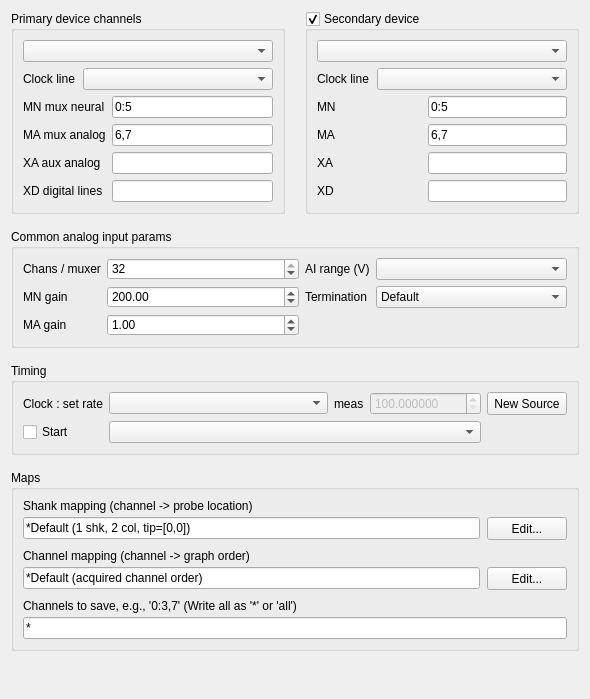
<?xml version="1.0" encoding="UTF-8"?>
<ui version="4.0">
 <class>NITab</class>
 <widget class="QWidget" name="NITab">
  <property name="geometry">
   <rect>
    <x>0</x>
    <y>0</y>
    <width>590</width>
    <height>699</height>
   </rect>
  </property>
  <property name="windowTitle">
   <string>Form</string>
  </property>
  <layout class="QGridLayout" name="gridLayout_4">
   <property name="horizontalSpacing">
    <number>20</number>
   </property>
   <property name="verticalSpacing">
    <number>15</number>
   </property>
   <item row="0" column="0">
    <widget class="QGroupBox" name="dev1GB">
     <property name="title">
      <string>Primary device channels</string>
     </property>
     <layout class="QGridLayout" name="gridLayout_2">
      <property name="verticalSpacing">
       <number>6</number>
      </property>
      <item row="3" column="0">
       <widget class="QLabel" name="ma1Label">
        <property name="sizePolicy">
         <sizepolicy hsizetype="Preferred" vsizetype="Preferred">
          <horstretch>0</horstretch>
          <verstretch>0</verstretch>
         </sizepolicy>
        </property>
        <property name="text">
         <string>MA mux analog</string>
        </property>
       </widget>
      </item>
      <item row="4" column="0">
       <widget class="QLabel" name="xa1Label">
        <property name="sizePolicy">
         <sizepolicy hsizetype="Preferred" vsizetype="Preferred">
          <horstretch>0</horstretch>
          <verstretch>0</verstretch>
         </sizepolicy>
        </property>
        <property name="text">
         <string>XA aux analog</string>
        </property>
       </widget>
      </item>
      <item row="2" column="0">
       <widget class="QLabel" name="mn1Label">
        <property name="sizePolicy">
         <sizepolicy hsizetype="Preferred" vsizetype="Preferred">
          <horstretch>0</horstretch>
          <verstretch>0</verstretch>
         </sizepolicy>
        </property>
        <property name="text">
         <string>MN mux neural</string>
        </property>
       </widget>
      </item>
      <item row="5" column="0">
       <widget class="QLabel" name="xd1Label">
        <property name="sizePolicy">
         <sizepolicy hsizetype="Preferred" vsizetype="Preferred">
          <horstretch>0</horstretch>
          <verstretch>0</verstretch>
         </sizepolicy>
        </property>
        <property name="text">
         <string>XD digital lines</string>
        </property>
       </widget>
      </item>
      <item row="2" column="1">
       <widget class="QLineEdit" name="mn1LE">
        <property name="minimumSize">
         <size>
          <width>0</width>
          <height>22</height>
         </size>
        </property>
        <property name="toolTip">
         <string>List NI-DAQ AI channels like this: '0:3,5,7,9:11'. MN channels come first, then MA, then XA. The three lists must not overlap.</string>
        </property>
        <property name="text">
         <string>0:5</string>
        </property>
       </widget>
      </item>
      <item row="3" column="1">
       <widget class="QLineEdit" name="ma1LE">
        <property name="minimumSize">
         <size>
          <width>0</width>
          <height>22</height>
         </size>
        </property>
        <property name="toolTip">
         <string>List NI-DAQ AI channels like this: '0:3,5,7,9:11'. MN channels come first, then MA, then XA. The three lists must not overlap.</string>
        </property>
        <property name="text">
         <string>6,7</string>
        </property>
       </widget>
      </item>
      <item row="4" column="1">
       <widget class="QLineEdit" name="xa1LE">
        <property name="minimumSize">
         <size>
          <width>0</width>
          <height>22</height>
         </size>
        </property>
        <property name="toolTip">
         <string>List NI-DAQ AI channels like this: '0:3,5,7,9:11'. MN channels come first, then MA, then XA. The three lists must not overlap.</string>
        </property>
        <property name="text">
         <string/>
        </property>
       </widget>
      </item>
      <item row="5" column="1">
       <widget class="QLineEdit" name="xd1LE">
        <property name="minimumSize">
         <size>
          <width>0</width>
          <height>22</height>
         </size>
        </property>
        <property name="toolTip">
         <string>List NI-DAQ DI channels like this: '0:3,5,7'</string>
        </property>
        <property name="text">
         <string/>
        </property>
       </widget>
      </item>
      <item row="0" column="0" colspan="2">
       <widget class="QComboBox" name="device1CB">
        <property name="sizePolicy">
         <sizepolicy hsizetype="Expanding" vsizetype="Fixed">
          <horstretch>0</horstretch>
          <verstretch>0</verstretch>
         </sizepolicy>
        </property>
        <property name="minimumSize">
         <size>
          <width>0</width>
          <height>22</height>
         </size>
        </property>
        <property name="toolTip">
         <string/>
        </property>
       </widget>
      </item>
      <item row="1" column="0" colspan="2">
       <layout class="QHBoxLayout" name="horizontalLayout">
        <property name="spacing">
         <number>8</number>
        </property>
        <item>
         <widget class="QLabel" name="clk1Label">
          <property name="sizePolicy">
           <sizepolicy hsizetype="Preferred" vsizetype="Preferred">
            <horstretch>0</horstretch>
            <verstretch>0</verstretch>
           </sizepolicy>
          </property>
          <property name="text">
           <string>Clock line</string>
          </property>
         </widget>
        </item>
        <item>
         <widget class="QComboBox" name="clkLine1CB">
          <property name="enabled">
           <bool>true</bool>
          </property>
          <property name="sizePolicy">
           <sizepolicy hsizetype="Expanding" vsizetype="Fixed">
            <horstretch>0</horstretch>
            <verstretch>0</verstretch>
           </sizepolicy>
          </property>
          <property name="minimumSize">
           <size>
            <width>0</width>
            <height>22</height>
           </size>
          </property>
          <property name="toolTip">
           <string/>
          </property>
          <property name="maxVisibleItems">
           <number>12</number>
          </property>
         </widget>
        </item>
       </layout>
      </item>
     </layout>
    </widget>
   </item>
   <item row="0" column="1">
    <widget class="QGroupBox" name="dev2GB">
     <property name="title">
      <string>Secondary device</string>
     </property>
     <property name="flat">
      <bool>false</bool>
     </property>
     <property name="checkable">
      <bool>true</bool>
     </property>
     <property name="checked">
      <bool>true</bool>
     </property>
     <layout class="QGridLayout" name="gridLayout_8">
      <property name="verticalSpacing">
       <number>6</number>
      </property>
      <item row="0" column="0" colspan="3">
       <widget class="QComboBox" name="device2CB">
        <property name="enabled">
         <bool>true</bool>
        </property>
        <property name="sizePolicy">
         <sizepolicy hsizetype="Expanding" vsizetype="Fixed">
          <horstretch>0</horstretch>
          <verstretch>0</verstretch>
         </sizepolicy>
        </property>
        <property name="minimumSize">
         <size>
          <width>0</width>
          <height>22</height>
         </size>
        </property>
        <property name="toolTip">
         <string/>
        </property>
       </widget>
      </item>
      <item row="1" column="0" colspan="3">
       <layout class="QHBoxLayout" name="horizontalLayout_2">
        <property name="spacing">
         <number>8</number>
        </property>
        <item>
         <widget class="QLabel" name="clk2Label">
          <property name="sizePolicy">
           <sizepolicy hsizetype="Preferred" vsizetype="Preferred">
            <horstretch>0</horstretch>
            <verstretch>0</verstretch>
           </sizepolicy>
          </property>
          <property name="text">
           <string>Clock line</string>
          </property>
         </widget>
        </item>
        <item>
         <widget class="QComboBox" name="clkLine2CB">
          <property name="enabled">
           <bool>true</bool>
          </property>
          <property name="sizePolicy">
           <sizepolicy hsizetype="Expanding" vsizetype="Fixed">
            <horstretch>0</horstretch>
            <verstretch>0</verstretch>
           </sizepolicy>
          </property>
          <property name="minimumSize">
           <size>
            <width>0</width>
            <height>22</height>
           </size>
          </property>
          <property name="toolTip">
           <string/>
          </property>
          <property name="maxVisibleItems">
           <number>12</number>
          </property>
         </widget>
        </item>
       </layout>
      </item>
      <item row="2" column="0">
       <widget class="QLabel" name="mn2Label">
        <property name="sizePolicy">
         <sizepolicy hsizetype="Preferred" vsizetype="Preferred">
          <horstretch>0</horstretch>
          <verstretch>0</verstretch>
         </sizepolicy>
        </property>
        <property name="text">
         <string>MN</string>
        </property>
       </widget>
      </item>
      <item row="2" column="1">
       <spacer name="horizontalSpacer_3">
        <property name="orientation">
         <enum>Qt::Horizontal</enum>
        </property>
        <property name="sizeType">
         <enum>QSizePolicy::Preferred</enum>
        </property>
        <property name="sizeHint" stdset="0">
         <size>
          <width>80</width>
          <height>20</height>
         </size>
        </property>
       </spacer>
      </item>
      <item row="2" column="2">
       <widget class="QLineEdit" name="mn2LE">
        <property name="minimumSize">
         <size>
          <width>0</width>
          <height>22</height>
         </size>
        </property>
        <property name="toolTip">
         <string>List NI-DAQ AI channels like this: '0:3,5,7,9:11'. MN channels come first, then MA, then XA. The three lists must not overlap.</string>
        </property>
        <property name="text">
         <string>0:5</string>
        </property>
       </widget>
      </item>
      <item row="3" column="0">
       <widget class="QLabel" name="ma2Label">
        <property name="sizePolicy">
         <sizepolicy hsizetype="Preferred" vsizetype="Preferred">
          <horstretch>0</horstretch>
          <verstretch>0</verstretch>
         </sizepolicy>
        </property>
        <property name="text">
         <string>MA</string>
        </property>
       </widget>
      </item>
      <item row="3" column="2">
       <widget class="QLineEdit" name="ma2LE">
        <property name="minimumSize">
         <size>
          <width>0</width>
          <height>22</height>
         </size>
        </property>
        <property name="toolTip">
         <string>List NI-DAQ AI channels like this: '0:3,5,7,9:11'. MN channels come first, then MA, then XA. The three lists must not overlap.</string>
        </property>
        <property name="text">
         <string>6,7</string>
        </property>
       </widget>
      </item>
      <item row="4" column="0">
       <widget class="QLabel" name="xa2Label">
        <property name="sizePolicy">
         <sizepolicy hsizetype="Preferred" vsizetype="Preferred">
          <horstretch>0</horstretch>
          <verstretch>0</verstretch>
         </sizepolicy>
        </property>
        <property name="text">
         <string>XA</string>
        </property>
       </widget>
      </item>
      <item row="4" column="2">
       <widget class="QLineEdit" name="xa2LE">
        <property name="minimumSize">
         <size>
          <width>0</width>
          <height>22</height>
         </size>
        </property>
        <property name="toolTip">
         <string>List NI-DAQ AI channels like this: '0:3,5,7,9:11'. MN channels come first, then MA, then XA. The three lists must not overlap.</string>
        </property>
        <property name="text">
         <string/>
        </property>
       </widget>
      </item>
      <item row="5" column="0">
       <widget class="QLabel" name="xd2Label">
        <property name="sizePolicy">
         <sizepolicy hsizetype="Preferred" vsizetype="Preferred">
          <horstretch>0</horstretch>
          <verstretch>0</verstretch>
         </sizepolicy>
        </property>
        <property name="text">
         <string>XD</string>
        </property>
       </widget>
      </item>
      <item row="5" column="2">
       <widget class="QLineEdit" name="xd2LE">
        <property name="minimumSize">
         <size>
          <width>0</width>
          <height>22</height>
         </size>
        </property>
        <property name="toolTip">
         <string>List NI-DAQ DI channels like this: '0:3,5,7'</string>
        </property>
        <property name="text">
         <string/>
        </property>
       </widget>
      </item>
     </layout>
    </widget>
   </item>
   <item row="1" column="0" colspan="2">
    <widget class="QGroupBox" name="SignalGB">
     <property name="title">
      <string>Common analog input params</string>
     </property>
     <layout class="QGridLayout" name="gridLayout">
      <property name="verticalSpacing">
       <number>6</number>
      </property>
      <item row="1" column="2">
       <widget class="QLabel" name="aiTerminationLabel">
        <property name="sizePolicy">
         <sizepolicy hsizetype="Preferred" vsizetype="Preferred">
          <horstretch>0</horstretch>
          <verstretch>0</verstretch>
         </sizepolicy>
        </property>
        <property name="toolTip">
         <string/>
        </property>
        <property name="text">
         <string>Termination</string>
        </property>
        <property name="alignment">
         <set>Qt::AlignLeading|Qt::AlignLeft|Qt::AlignVCenter</set>
        </property>
       </widget>
      </item>
      <item row="1" column="0">
       <widget class="QLabel" name="mnGainLabel">
        <property name="sizePolicy">
         <sizepolicy hsizetype="Preferred" vsizetype="Preferred">
          <horstretch>0</horstretch>
          <verstretch>0</verstretch>
         </sizepolicy>
        </property>
        <property name="text">
         <string>MN gain</string>
        </property>
       </widget>
      </item>
      <item row="0" column="1">
       <widget class="QSpinBox" name="muxFactorSB">
        <property name="sizePolicy">
         <sizepolicy hsizetype="MinimumExpanding" vsizetype="Fixed">
          <horstretch>0</horstretch>
          <verstretch>0</verstretch>
         </sizepolicy>
        </property>
        <property name="minimumSize">
         <size>
          <width>0</width>
          <height>22</height>
         </size>
        </property>
        <property name="minimum">
         <number>1</number>
        </property>
        <property name="maximum">
         <number>32</number>
        </property>
        <property name="value">
         <number>32</number>
        </property>
       </widget>
      </item>
      <item row="1" column="1">
       <widget class="QDoubleSpinBox" name="mnGainSB">
        <property name="sizePolicy">
         <sizepolicy hsizetype="MinimumExpanding" vsizetype="Fixed">
          <horstretch>0</horstretch>
          <verstretch>0</verstretch>
         </sizepolicy>
        </property>
        <property name="minimumSize">
         <size>
          <width>0</width>
          <height>22</height>
         </size>
        </property>
        <property name="toolTip">
         <string>The gain setting on the external amplifier.  Incoming sample voltages are divided by this value when graphing to screen.</string>
        </property>
        <property name="correctionMode">
         <enum>QAbstractSpinBox::CorrectToNearestValue</enum>
        </property>
        <property name="minimum">
         <double>0.010000000000000</double>
        </property>
        <property name="maximum">
         <double>1000000.000000000000000</double>
        </property>
        <property name="value">
         <double>200.000000000000000</double>
        </property>
       </widget>
      </item>
      <item row="2" column="1">
       <widget class="QDoubleSpinBox" name="maGainSB">
        <property name="sizePolicy">
         <sizepolicy hsizetype="MinimumExpanding" vsizetype="Fixed">
          <horstretch>0</horstretch>
          <verstretch>0</verstretch>
         </sizepolicy>
        </property>
        <property name="minimumSize">
         <size>
          <width>0</width>
          <height>22</height>
         </size>
        </property>
        <property name="toolTip">
         <string>The gain setting on the external amplifier.  Incoming sample voltages are divided by this value when graphing to screen.</string>
        </property>
        <property name="correctionMode">
         <enum>QAbstractSpinBox::CorrectToNearestValue</enum>
        </property>
        <property name="minimum">
         <double>0.010000000000000</double>
        </property>
        <property name="maximum">
         <double>1000000.000000000000000</double>
        </property>
        <property name="value">
         <double>1.000000000000000</double>
        </property>
       </widget>
      </item>
      <item row="2" column="0">
       <widget class="QLabel" name="maGainLabel">
        <property name="sizePolicy">
         <sizepolicy hsizetype="Preferred" vsizetype="Preferred">
          <horstretch>0</horstretch>
          <verstretch>0</verstretch>
         </sizepolicy>
        </property>
        <property name="text">
         <string>MA gain</string>
        </property>
       </widget>
      </item>
      <item row="0" column="2">
       <widget class="QLabel" name="aiRangeMinLabel">
        <property name="sizePolicy">
         <sizepolicy hsizetype="Preferred" vsizetype="Preferred">
          <horstretch>0</horstretch>
          <verstretch>0</verstretch>
         </sizepolicy>
        </property>
        <property name="toolTip">
         <string/>
        </property>
        <property name="text">
         <string>AI range (V)</string>
        </property>
        <property name="alignment">
         <set>Qt::AlignLeading|Qt::AlignLeft|Qt::AlignVCenter</set>
        </property>
       </widget>
      </item>
      <item row="0" column="0">
       <widget class="QLabel" name="muxFactorLabel">
        <property name="sizePolicy">
         <sizepolicy hsizetype="Preferred" vsizetype="Preferred">
          <horstretch>0</horstretch>
          <verstretch>0</verstretch>
         </sizepolicy>
        </property>
        <property name="text">
         <string>Chans / muxer</string>
        </property>
       </widget>
      </item>
      <item row="0" column="3">
       <widget class="QComboBox" name="aiRangeCB">
        <property name="sizePolicy">
         <sizepolicy hsizetype="Expanding" vsizetype="Fixed">
          <horstretch>0</horstretch>
          <verstretch>0</verstretch>
         </sizepolicy>
        </property>
        <property name="minimumSize">
         <size>
          <width>0</width>
          <height>22</height>
         </size>
        </property>
        <property name="toolTip">
         <string/>
        </property>
       </widget>
      </item>
      <item row="1" column="3">
       <widget class="QComboBox" name="aiTerminationCB">
        <property name="sizePolicy">
         <sizepolicy hsizetype="Expanding" vsizetype="Fixed">
          <horstretch>0</horstretch>
          <verstretch>0</verstretch>
         </sizepolicy>
        </property>
        <property name="minimumSize">
         <size>
          <width>0</width>
          <height>22</height>
         </size>
        </property>
        <item>
         <property name="text">
          <string>Default</string>
         </property>
        </item>
        <item>
         <property name="text">
          <string>RSE</string>
         </property>
        </item>
        <item>
         <property name="text">
          <string>NRSE</string>
         </property>
        </item>
        <item>
         <property name="text">
          <string>Differential</string>
         </property>
        </item>
        <item>
         <property name="text">
          <string>PseudoDifferential</string>
         </property>
        </item>
       </widget>
      </item>
     </layout>
    </widget>
   </item>
   <item row="2" column="0" colspan="2">
    <widget class="QGroupBox" name="timingGB">
     <property name="title">
      <string>Timing</string>
     </property>
     <layout class="QGridLayout" name="gridLayout_5" columnstretch="0,3,0,0,0">
      <item row="0" column="0">
       <widget class="QLabel" name="srateLabel">
        <property name="enabled">
         <bool>true</bool>
        </property>
        <property name="sizePolicy">
         <sizepolicy hsizetype="Preferred" vsizetype="Preferred">
          <horstretch>0</horstretch>
          <verstretch>0</verstretch>
         </sizepolicy>
        </property>
        <property name="toolTip">
         <string/>
        </property>
        <property name="text">
         <string>Clock : set rate</string>
        </property>
       </widget>
      </item>
      <item row="0" column="1">
       <widget class="QComboBox" name="clkSourceCB">
        <property name="enabled">
         <bool>true</bool>
        </property>
        <property name="sizePolicy">
         <sizepolicy hsizetype="Expanding" vsizetype="Fixed">
          <horstretch>0</horstretch>
          <verstretch>0</verstretch>
         </sizepolicy>
        </property>
        <property name="minimumSize">
         <size>
          <width>0</width>
          <height>22</height>
         </size>
        </property>
        <property name="toolTip">
         <string/>
        </property>
        <property name="maxVisibleItems">
         <number>12</number>
        </property>
       </widget>
      </item>
      <item row="0" column="2">
       <widget class="QLabel" name="label_2">
        <property name="text">
         <string>meas</string>
        </property>
       </widget>
      </item>
      <item row="0" column="3">
       <widget class="QDoubleSpinBox" name="niRateSB">
        <property name="enabled">
         <bool>false</bool>
        </property>
        <property name="sizePolicy">
         <sizepolicy hsizetype="MinimumExpanding" vsizetype="Fixed">
          <horstretch>0</horstretch>
          <verstretch>0</verstretch>
         </sizepolicy>
        </property>
        <property name="focusPolicy">
         <enum>Qt::NoFocus</enum>
        </property>
        <property name="decimals">
         <number>6</number>
        </property>
        <property name="minimum">
         <double>100.000000000000000</double>
        </property>
        <property name="maximum">
         <double>1000000.000000000000000</double>
        </property>
       </widget>
      </item>
      <item row="0" column="4">
       <widget class="QPushButton" name="newSourceBut">
        <property name="sizePolicy">
         <sizepolicy hsizetype="Preferred" vsizetype="Preferred">
          <horstretch>0</horstretch>
          <verstretch>0</verstretch>
         </sizepolicy>
        </property>
        <property name="text">
         <string>New Source</string>
        </property>
       </widget>
      </item>
      <item row="1" column="0">
       <widget class="QCheckBox" name="startEnabChk">
        <property name="sizePolicy">
         <sizepolicy hsizetype="Preferred" vsizetype="Fixed">
          <horstretch>0</horstretch>
          <verstretch>0</verstretch>
         </sizepolicy>
        </property>
        <property name="toolTip">
         <string>Whisper (any MN or MA channels) requires use of device1/port0/line0 as a start signal. Otherwise, you may optionally set a digital line high to sync with aux hardware. </string>
        </property>
        <property name="text">
         <string>Start</string>
        </property>
       </widget>
      </item>
      <item row="1" column="1" colspan="3">
       <widget class="QComboBox" name="startCB">
        <property name="sizePolicy">
         <sizepolicy hsizetype="Expanding" vsizetype="Fixed">
          <horstretch>0</horstretch>
          <verstretch>0</verstretch>
         </sizepolicy>
        </property>
        <property name="minimumSize">
         <size>
          <width>0</width>
          <height>22</height>
         </size>
        </property>
        <property name="toolTip">
         <string>If using Intans/Whisper acquisition always starts by setting device1/port0/line0 high. Otherwise, you may optionally set a digital line high to sync with aux hardware. </string>
        </property>
       </widget>
      </item>
     </layout>
    </widget>
   </item>
   <item row="3" column="0" colspan="2">
    <widget class="QGroupBox" name="mapsGB">
     <property name="title">
      <string>Maps</string>
     </property>
     <layout class="QGridLayout" name="gridLayout_7">
      <property name="verticalSpacing">
       <number>9</number>
      </property>
      <item row="0" column="0">
       <layout class="QGridLayout" name="gridLayout_3">
        <property name="horizontalSpacing">
         <number>7</number>
        </property>
        <property name="verticalSpacing">
         <number>4</number>
        </property>
        <item row="0" column="0">
         <widget class="QLabel" name="niShkMapLabel">
          <property name="text">
           <string>Shank mapping (channel -&gt; probe location)</string>
          </property>
         </widget>
        </item>
        <item row="1" column="0">
         <widget class="QLineEdit" name="niShkMapLE">
          <property name="sizePolicy">
           <sizepolicy hsizetype="MinimumExpanding" vsizetype="Fixed">
            <horstretch>0</horstretch>
            <verstretch>0</verstretch>
           </sizepolicy>
          </property>
          <property name="minimumSize">
           <size>
            <width>0</width>
            <height>22</height>
           </size>
          </property>
          <property name="text">
           <string>*Default (1 shk, 2 col, tip=[0,0])</string>
          </property>
          <property name="readOnly">
           <bool>false</bool>
          </property>
          <property name="placeholderText">
           <string/>
          </property>
         </widget>
        </item>
        <item row="1" column="1">
         <widget class="QPushButton" name="niShkMapBut">
          <property name="sizePolicy">
           <sizepolicy hsizetype="Preferred" vsizetype="Preferred">
            <horstretch>0</horstretch>
            <verstretch>0</verstretch>
           </sizepolicy>
          </property>
          <property name="minimumSize">
           <size>
            <width>0</width>
            <height>23</height>
           </size>
          </property>
          <property name="text">
           <string>Edit...</string>
          </property>
         </widget>
        </item>
       </layout>
      </item>
      <item row="1" column="0">
       <layout class="QGridLayout" name="gridLayout_6">
        <property name="horizontalSpacing">
         <number>7</number>
        </property>
        <property name="verticalSpacing">
         <number>4</number>
        </property>
        <item row="0" column="0">
         <widget class="QLabel" name="niChnMapLabel">
          <property name="text">
           <string>Channel mapping (channel -&gt; graph order)</string>
          </property>
         </widget>
        </item>
        <item row="1" column="0">
         <widget class="QLineEdit" name="niChnMapLE">
          <property name="sizePolicy">
           <sizepolicy hsizetype="MinimumExpanding" vsizetype="Fixed">
            <horstretch>0</horstretch>
            <verstretch>0</verstretch>
           </sizepolicy>
          </property>
          <property name="minimumSize">
           <size>
            <width>0</width>
            <height>22</height>
           </size>
          </property>
          <property name="text">
           <string>*Default (acquired channel order)</string>
          </property>
          <property name="readOnly">
           <bool>false</bool>
          </property>
          <property name="placeholderText">
           <string/>
          </property>
         </widget>
        </item>
        <item row="1" column="1">
         <widget class="QPushButton" name="niChnMapBut">
          <property name="sizePolicy">
           <sizepolicy hsizetype="Preferred" vsizetype="Preferred">
            <horstretch>0</horstretch>
            <verstretch>0</verstretch>
           </sizepolicy>
          </property>
          <property name="minimumSize">
           <size>
            <width>0</width>
            <height>23</height>
           </size>
          </property>
          <property name="text">
           <string>Edit...</string>
          </property>
         </widget>
        </item>
       </layout>
      </item>
      <item row="2" column="0">
       <layout class="QVBoxLayout" name="verticalLayout">
        <property name="spacing">
         <number>4</number>
        </property>
        <item>
         <widget class="QLabel" name="label">
          <property name="text">
           <string>Channels to save, e.g., '0:3,7' (Write all as '*' or 'all')</string>
          </property>
         </widget>
        </item>
        <item>
         <widget class="QLineEdit" name="niSaveChansLE">
          <property name="sizePolicy">
           <sizepolicy hsizetype="MinimumExpanding" vsizetype="Fixed">
            <horstretch>0</horstretch>
            <verstretch>0</verstretch>
           </sizepolicy>
          </property>
          <property name="minimumSize">
           <size>
            <width>0</width>
            <height>22</height>
           </size>
          </property>
          <property name="text">
           <string>*</string>
          </property>
         </widget>
        </item>
       </layout>
      </item>
     </layout>
    </widget>
   </item>
   <item row="4" column="0">
    <spacer name="verticalSpacer">
     <property name="orientation">
      <enum>Qt::Vertical</enum>
     </property>
     <property name="sizeHint" stdset="0">
      <size>
       <width>20</width>
       <height>40</height>
      </size>
     </property>
    </spacer>
   </item>
  </layout>
 </widget>
 <tabstops>
  <tabstop>device1CB</tabstop>
  <tabstop>clkLine1CB</tabstop>
  <tabstop>mn1LE</tabstop>
  <tabstop>ma1LE</tabstop>
  <tabstop>xa1LE</tabstop>
  <tabstop>xd1LE</tabstop>
  <tabstop>dev2GB</tabstop>
  <tabstop>device2CB</tabstop>
  <tabstop>clkLine2CB</tabstop>
  <tabstop>mn2LE</tabstop>
  <tabstop>ma2LE</tabstop>
  <tabstop>xa2LE</tabstop>
  <tabstop>xd2LE</tabstop>
  <tabstop>muxFactorSB</tabstop>
  <tabstop>mnGainSB</tabstop>
  <tabstop>maGainSB</tabstop>
  <tabstop>aiRangeCB</tabstop>
  <tabstop>aiTerminationCB</tabstop>
  <tabstop>clkSourceCB</tabstop>
  <tabstop>newSourceBut</tabstop>
  <tabstop>startEnabChk</tabstop>
  <tabstop>startCB</tabstop>
  <tabstop>niShkMapLE</tabstop>
  <tabstop>niShkMapBut</tabstop>
  <tabstop>niChnMapLE</tabstop>
  <tabstop>niChnMapBut</tabstop>
  <tabstop>niSaveChansLE</tabstop>
 </tabstops>
 <resources/>
 <connections/>
</ui>
